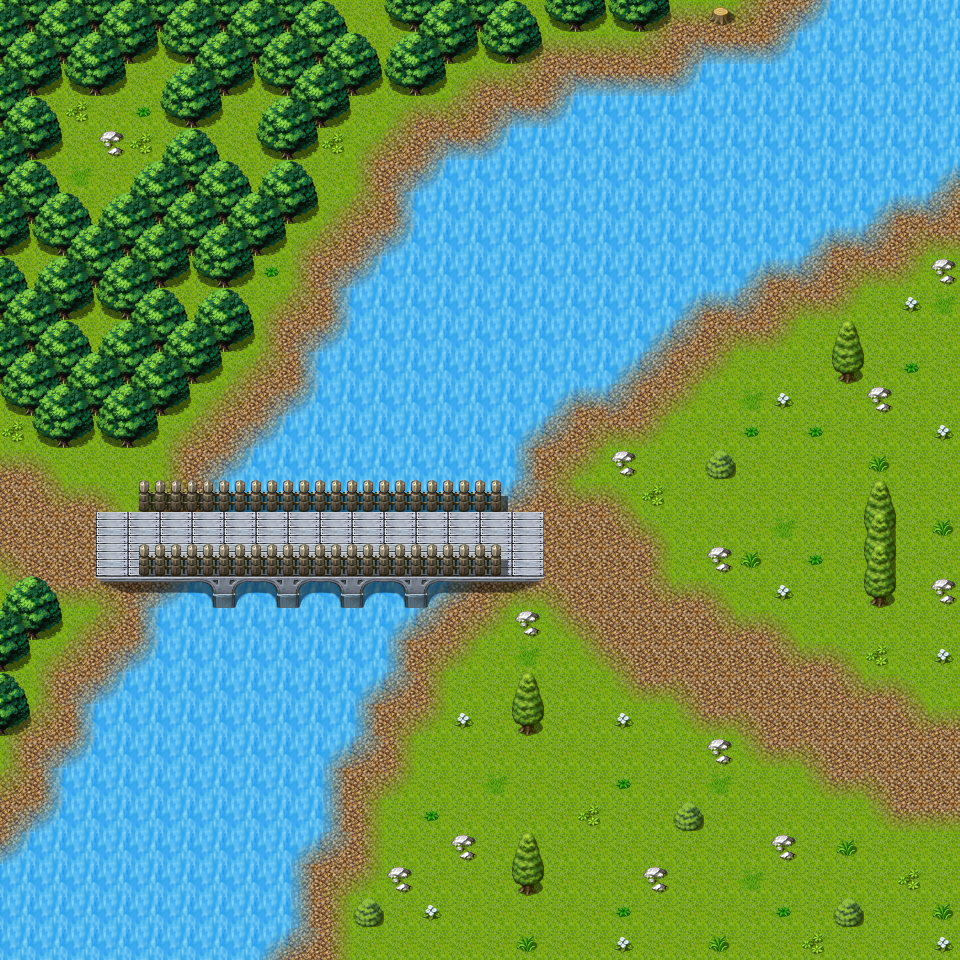

The image is a tile-based game level rendered from a .tmx file. Its description and source (layers, tilesets, objects; grid data summarised) follow:
An orthogonal 30x30 tile map with 32x32 px tiles, 3 tile layers (Ground, Objects, Above), 1 hidden layer not drawn, 62 tilesets and 11 objects (7x spawn, 4x mapchange).

<map version="1.8" tiledversion="1.8.4" orientation="orthogonal" renderorder="right-down" width="30" height="30" tilewidth="32" tileheight="32" infinite="0" nextlayerid="8" nextobjectid="12">
 <properties>
  <property name="outdoors" value="1" />
 </properties>
 <tileset firstgid="1" name="map_bed_1" tilewidth="32" tileheight="32" tilecount="128" columns="16">
  <image source="../drawable/map_bed_1.png" width="512" height="256" />
 </tileset>
 <tileset firstgid="129" name="map_border_1" tilewidth="32" tileheight="32" tilecount="128" columns="16">
  <image source="../drawable/map_border_1.png" width="512" height="256" />
 </tileset>
 <tileset firstgid="257" name="map_bridge_1" tilewidth="32" tileheight="32" tilecount="128" columns="16">
  <image source="../drawable/map_bridge_1.png" width="512" height="256" />
 </tileset>
 <tileset firstgid="385" name="map_bridge_2" tilewidth="32" tileheight="32" tilecount="128" columns="16">
  <image source="../drawable/map_bridge_2.png" width="512" height="256" />
 </tileset>
 <tileset firstgid="513" name="map_broken_1" tilewidth="32" tileheight="32" tilecount="128" columns="16">
  <image source="../drawable/map_broken_1.png" width="512" height="256" />
 </tileset>
 <tileset firstgid="641" name="map_cavewall_1" tilewidth="32" tileheight="32" tilecount="108" columns="18">
  <image source="../drawable/map_cavewall_1.png" width="576" height="192" />
 </tileset>
 <tileset firstgid="749" name="map_cavewall_2" tilewidth="32" tileheight="32" tilecount="108" columns="18">
  <image source="../drawable/map_cavewall_2.png" width="576" height="192" />
 </tileset>
 <tileset firstgid="857" name="map_cavewall_3" tilewidth="32" tileheight="32" tilecount="108" columns="18">
  <image source="../drawable/map_cavewall_3.png" width="576" height="192" />
 </tileset>
 <tileset firstgid="965" name="map_cavewall_4" tilewidth="32" tileheight="32" tilecount="108" columns="18">
  <image source="../drawable/map_cavewall_4.png" width="576" height="192" />
 </tileset>
 <tileset firstgid="1073" name="map_chair_table_1" tilewidth="32" tileheight="32" tilecount="128" columns="16">
  <image source="../drawable/map_chair_table_1.png" width="512" height="256" />
 </tileset>
 <tileset firstgid="1201" name="map_chair_table_2" tilewidth="32" tileheight="32" tilecount="128" columns="16">
  <image source="../drawable/map_chair_table_2.png" width="512" height="256" />
 </tileset>
 <tileset firstgid="1329" name="map_crate_1" tilewidth="32" tileheight="32" tilecount="128" columns="16">
  <image source="../drawable/map_crate_1.png" width="512" height="256" />
 </tileset>
 <tileset firstgid="1457" name="map_cupboard_1" tilewidth="32" tileheight="32" tilecount="128" columns="16">
  <image source="../drawable/map_cupboard_1.png" width="512" height="256" />
 </tileset>
 <tileset firstgid="1585" name="map_curtain_1" tilewidth="32" tileheight="32" tilecount="128" columns="16">
  <image source="../drawable/map_curtain_1.png" width="512" height="256" />
 </tileset>
 <tileset firstgid="1713" name="map_entrance_1" tilewidth="32" tileheight="32" tilecount="128" columns="16">
  <image source="../drawable/map_entrance_1.png" width="512" height="256" />
 </tileset>
 <tileset firstgid="1841" name="map_entrance_2" tilewidth="32" tileheight="32" tilecount="128" columns="16">
  <image source="../drawable/map_entrance_2.png" width="512" height="256" />
 </tileset>
 <tileset firstgid="1969" name="map_fence_1" tilewidth="32" tileheight="32" tilecount="128" columns="16">
  <image source="../drawable/map_fence_1.png" width="512" height="256" />
 </tileset>
 <tileset firstgid="2097" name="map_fence_2" tilewidth="32" tileheight="32" tilecount="128" columns="16">
  <image source="../drawable/map_fence_2.png" width="512" height="256" />
 </tileset>
 <tileset firstgid="2225" name="map_fence_3" tilewidth="32" tileheight="32" tilecount="128" columns="16">
  <image source="../drawable/map_fence_3.png" width="512" height="256" />
 </tileset>
 <tileset firstgid="2353" name="map_fence_4" tilewidth="32" tileheight="32" tilecount="128" columns="16">
  <image source="../drawable/map_fence_4.png" width="512" height="256" />
 </tileset>
 <tileset firstgid="2481" name="map_ground_1" tilewidth="32" tileheight="32" tilecount="128" columns="16">
  <image source="../drawable/map_ground_1.png" width="512" height="256" />
 </tileset>
 <tileset firstgid="2609" name="map_ground_2" tilewidth="32" tileheight="32" tilecount="128" columns="16">
  <image source="../drawable/map_ground_2.png" width="512" height="256" />
 </tileset>
 <tileset firstgid="2737" name="map_ground_3" tilewidth="32" tileheight="32" tilecount="128" columns="16">
  <image source="../drawable/map_ground_3.png" width="512" height="256" />
 </tileset>
 <tileset firstgid="2865" name="map_ground_4" tilewidth="32" tileheight="32" tilecount="128" columns="16">
  <image source="../drawable/map_ground_4.png" width="512" height="256" />
 </tileset>
 <tileset firstgid="2993" name="map_ground_5" tilewidth="32" tileheight="32" tilecount="128" columns="16">
  <image source="../drawable/map_ground_5.png" width="512" height="256" />
 </tileset>
 <tileset firstgid="3121" name="map_ground_6" tilewidth="32" tileheight="32" tilecount="128" columns="16">
  <image source="../drawable/map_ground_6.png" width="512" height="256" />
 </tileset>
 <tileset firstgid="3249" name="map_ground_7" tilewidth="32" tileheight="32" tilecount="128" columns="16">
  <image source="../drawable/map_ground_7.png" width="512" height="256" />
 </tileset>
 <tileset firstgid="3377" name="map_ground_8" tilewidth="32" tileheight="32" tilecount="128" columns="16">
  <image source="../drawable/map_ground_8.png" width="512" height="256" />
 </tileset>
 <tileset firstgid="3505" name="map_house_1" tilewidth="32" tileheight="32" tilecount="128" columns="16">
  <image source="../drawable/map_house_1.png" width="512" height="256" />
 </tileset>
 <tileset firstgid="3633" name="map_house_2" tilewidth="32" tileheight="32" tilecount="128" columns="16">
  <image source="../drawable/map_house_2.png" width="512" height="256" />
 </tileset>
 <tileset firstgid="3761" name="map_indoor_1" tilewidth="32" tileheight="32" tilecount="128" columns="16">
  <image source="../drawable/map_indoor_1.png" width="512" height="256" />
 </tileset>
 <tileset firstgid="3889" name="map_indoor_2" tilewidth="32" tileheight="32" tilecount="128" columns="16">
  <image source="../drawable/map_indoor_2.png" width="512" height="256" />
 </tileset>
 <tileset firstgid="4017" name="map_kitchen_1" tilewidth="32" tileheight="32" tilecount="128" columns="16">
  <image source="../drawable/map_kitchen_1.png" width="512" height="256" />
 </tileset>
 <tileset firstgid="4145" name="map_outdoor_1" tilewidth="32" tileheight="32" tilecount="128" columns="16">
  <image source="../drawable/map_outdoor_1.png" width="512" height="256" />
 </tileset>
 <tileset firstgid="4273" name="map_pillar_1" tilewidth="32" tileheight="32" tilecount="128" columns="16">
  <image source="../drawable/map_pillar_1.png" width="512" height="256" />
 </tileset>
 <tileset firstgid="4401" name="map_pillar_2" tilewidth="32" tileheight="32" tilecount="128" columns="16">
  <image source="../drawable/map_pillar_2.png" width="512" height="256" />
 </tileset>
 <tileset firstgid="4529" name="map_plant_1" tilewidth="32" tileheight="32" tilecount="128" columns="16">
  <image source="../drawable/map_plant_1.png" width="512" height="256" />
 </tileset>
 <tileset firstgid="4657" name="map_plant_2" tilewidth="32" tileheight="32" tilecount="128" columns="16">
  <image source="../drawable/map_plant_2.png" width="512" height="256" />
 </tileset>
 <tileset firstgid="4785" name="map_rock_1" tilewidth="32" tileheight="32" tilecount="128" columns="16">
  <image source="../drawable/map_rock_1.png" width="512" height="256" />
 </tileset>
 <tileset firstgid="4913" name="map_rock_2" tilewidth="32" tileheight="32" tilecount="128" columns="16">
  <image source="../drawable/map_rock_2.png" width="512" height="256" />
 </tileset>
 <tileset firstgid="5041" name="map_roof_1" tilewidth="32" tileheight="32" tilecount="128" columns="16">
  <image source="../drawable/map_roof_1.png" width="512" height="256" />
 </tileset>
 <tileset firstgid="5169" name="map_roof_2" tilewidth="32" tileheight="32" tilecount="128" columns="16">
  <image source="../drawable/map_roof_2.png" width="512" height="256" />
 </tileset>
 <tileset firstgid="5297" name="map_roof_3" tilewidth="32" tileheight="32" tilecount="128" columns="16">
  <image source="../drawable/map_roof_3.png" width="512" height="256" />
 </tileset>
 <tileset firstgid="5425" name="map_shop_1" tilewidth="32" tileheight="32" tilecount="128" columns="16">
  <image source="../drawable/map_shop_1.png" width="512" height="256" />
 </tileset>
 <tileset firstgid="5553" name="map_sign_ladder_1" tilewidth="32" tileheight="32" tilecount="128" columns="16">
  <image source="../drawable/map_sign_ladder_1.png" width="512" height="256" />
 </tileset>
 <tileset firstgid="5681" name="map_table_1" tilewidth="32" tileheight="32" tilecount="128" columns="16">
  <image source="../drawable/map_table_1.png" width="512" height="256" />
 </tileset>
 <tileset firstgid="5809" name="map_trail_1" tilewidth="32" tileheight="32" tilecount="128" columns="16">
  <image source="../drawable/map_trail_1.png" width="512" height="256" />
 </tileset>
 <tileset firstgid="5937" name="map_transition_1" tilewidth="32" tileheight="32" tilecount="128" columns="16">
  <image source="../drawable/map_transition_1.png" width="512" height="256" />
 </tileset>
 <tileset firstgid="6065" name="map_transition_2" tilewidth="32" tileheight="32" tilecount="128" columns="16">
  <image source="../drawable/map_transition_2.png" width="512" height="256" />
 </tileset>
 <tileset firstgid="6193" name="map_transition_3" tilewidth="32" tileheight="32" tilecount="128" columns="16">
  <image source="../drawable/map_transition_3.png" width="512" height="256" />
 </tileset>
 <tileset firstgid="6321" name="map_transition_4" tilewidth="32" tileheight="32" tilecount="128" columns="16">
  <image source="../drawable/map_transition_4.png" width="512" height="256" />
 </tileset>
 <tileset firstgid="6449" name="map_transition_5" tilewidth="32" tileheight="32" tilecount="128" columns="16">
  <image source="../drawable/map_transition_5.png" width="512" height="256" />
 </tileset>
 <tileset firstgid="6577" name="map_tree_1" tilewidth="32" tileheight="32" tilecount="128" columns="16">
  <image source="../drawable/map_tree_1.png" width="512" height="256" />
 </tileset>
 <tileset firstgid="6705" name="map_tree_2" tilewidth="32" tileheight="32" tilecount="128" columns="16">
  <image source="../drawable/map_tree_2.png" width="512" height="256" />
 </tileset>
 <tileset firstgid="6833" name="map_wall_1" tilewidth="32" tileheight="32" tilecount="128" columns="16">
  <image source="../drawable/map_wall_1.png" width="512" height="256" />
 </tileset>
 <tileset firstgid="6961" name="map_wall_2" tilewidth="32" tileheight="32" tilecount="120" columns="15">
  <image source="../drawable/map_wall_2.png" width="480" height="256" />
 </tileset>
 <tileset firstgid="7081" name="map_wall_3" tilewidth="32" tileheight="32" tilecount="120" columns="15">
  <image source="../drawable/map_wall_3.png" width="480" height="256" />
 </tileset>
 <tileset firstgid="7201" name="map_wall_4" tilewidth="32" tileheight="32" tilecount="120" columns="15">
  <image source="../drawable/map_wall_4.png" width="480" height="256" />
 </tileset>
 <tileset firstgid="7321" name="map_window_1" tilewidth="32" tileheight="32" tilecount="128" columns="16">
  <image source="../drawable/map_window_1.png" width="512" height="256" />
 </tileset>
 <tileset firstgid="7449" name="map_window_2" tilewidth="32" tileheight="32" tilecount="128" columns="16">
  <image source="../drawable/map_window_2.png" width="512" height="256" />
 </tileset>
 <tileset firstgid="7577" name="map_trail_1" tilewidth="32" tileheight="32" tilecount="128" columns="16">
  <image source="../drawable/map_trail_1.png" width="512" height="256" />
 </tileset>
 <tileset firstgid="7705" name="map_plant_1" tilewidth="32" tileheight="32" tilecount="128" columns="16">
  <image source="../../created/drawable/map_plant_1.png" width="512" height="256" />
 </tileset>
 <layer id="1" name="Ground" width="30" height="30">
  <data>[900 cells, 900 non-empty, 6 distinct tile ids]</data>
 </layer>
 <layer id="2" name="Objects" width="30" height="30">
  <data>[900 cells, 330 non-empty, 25 distinct tile ids]</data>
 </layer>
 <layer id="3" name="Above" width="30" height="30">
  <data>[900 cells, 74 non-empty, 14 distinct tile ids]</data>
 </layer>
 <layer id="4" name="Walkable" width="30" height="30" visible="0">
  <data>[900 cells, 486 non-empty, 1 distinct tile ids]</data>
 </layer>
 <objectgroup id="5" name="Mapevents">
  <object id="1" name="south" type="mapchange" x="288" y="928" width="672" height="32">
   <properties>
    <property name="map" value="fields2" />
    <property name="place" value="north" />
   </properties>
  </object>
  <object id="2" name="east" type="mapchange" x="928" y="192" width="32" height="736">
   <properties>
    <property name="map" value="fields6" />
    <property name="place" value="west" />
   </properties>
  </object>
  <object id="3" name="west" type="mapchange" x="0" y="416" width="32" height="384">
   <properties>
    <property name="map" value="guynmart_wood_11" />
    <property name="place" value="east" />
   </properties>
  </object>
  <object id="4" name="north" type="mapchange" x="672" y="0" width="32" height="32">
   <properties>
    <property name="map" value="moesforest_01" />
    <property name="place" value="south" />
   </properties>
  </object>
 </objectgroup>
 <objectgroup id="6" name="Spawn" visible="0">
  <object id="5" name="fieldcritter_1" type="spawn" x="256" y="704" width="352" height="192">
   <properties>
    <property name="spawngroup" value="fieldcritter_1" />
   </properties>
  </object>
  <object id="6" name="fieldcritter_0" type="spawn" x="512" y="800" width="352" height="96">
   <properties>
    <property name="spawngroup" value="fieldcritter_0" />
   </properties>
  </object>
  <object id="7" name="fieldcritter_1_1" type="spawn" x="640" y="224" width="256" height="192">
   <properties>
    <property name="spawngroup" value="fieldcritter_1" />
   </properties>
  </object>
  <object id="8" name="fieldcritter_0_1" type="spawn" x="704" y="288" width="192" height="288">
   <properties>
    <property name="spawngroup" value="fieldcritter_0" />
   </properties>
  </object>
  <object id="9" name="guynmart_robber1" type="spawn" x="320" y="512" width="32" height="32">
   <properties>
    <property name="spawngroup" value="guynmart_robber1" />
   </properties>
  </object>
  <object id="10" name="guynmart_robber2" type="spawn" x="192" y="512" width="128" height="32">
   <properties>
    <property name="spawngroup" value="guynmart_robber2" />
   </properties>
  </object>
  <object id="11" name="frog_3" type="spawn" x="288" y="64" width="256" height="256">
   <properties>
    <property name="quantity" value="2" />
    <property name="spawngroup" value="frog_3" />
   </properties>
  </object>
 </objectgroup>
 <objectgroup id="7" name="Keys" visible="0" />
</map>
